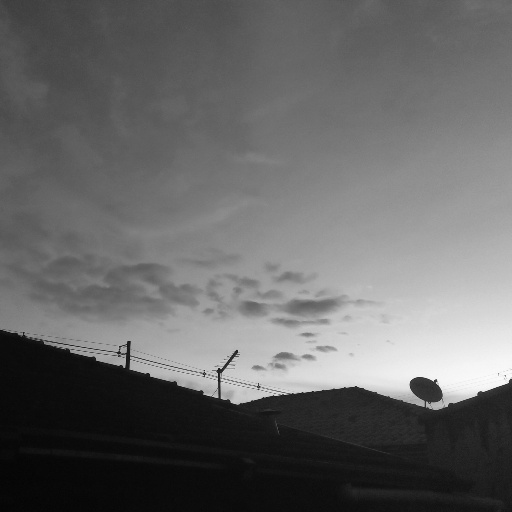
#> input picture ImagensPreProcessadas/1.jpg, 512 x 512 px; its folder holds only this picture in this run
$ python main.py   (older library calls are emulated)
#> lines starting #> are read from the running program, lines starting #| are printed output that depends on the picture
import os
import glob
import math
import cv2
import numpy as np
import matplotlib.pyplot as plt

# BANCO DE FILTROS (ORIENTACOES, CIRCULARES E BORDAS)
def obter_banco_filtros():
    """
    Constroi 8 filtros de textura:
        4 Gabors: 0 (Horizontal), 45, 90 (Vertical), 135 graus.
        2 Circulares: Laplacian of Gaussian (LoG) e Difference of Gaussians (DoG).
        Bordas: Sobel Dx e Sobel Dy.
    """
    filtros = []
    k_size = 21
    sigma, lambd, gamma, psi = 3.0, 7.0, 0.5, 0

    # Filtros de 1 a 4. Filtros de Gabor
    orientacoes = [("Gabor 0 Graus (H)", 0),
                   ("Gabor 45 Graus", np.pi / 4),
                   ("Gabor 90 Graus (V)", np.pi / 2),
                   ("Gabor 135 Graus", 3 * np.pi / 4)]

    for nome, theta in orientacoes:
        gabor = cv2.getGaborKernel((k_size, k_size), sigma, theta, lambd, gamma, psi, ktype=cv2.CV_32F)
        filtros.append((nome, gabor))

    # Filtro 5 Circular: Laplacian of Gaussian (LoG)
    x = np.linspace(-3, 3, k_size)
    y = np.linspace(-3, 3, k_size)
    xx, yy = np.meshgrid(x, y)
    r2 = xx**2 + yy**2
    log_k = (1 - r2 / 2) * np.exp(-r2 / 2)
    log_k = (log_k - log_k.mean()).astype(np.float32)
    filtros.append(("Circular LoG", log_k))

    # 6. Circular: Difference of Gaussians (DoG)
    g1 = cv2.getGaussianKernel(k_size, 1.0)
    g2 = cv2.getGaussianKernel(k_size, 3.0)
    dog_k = (np.outer(g1, g1) - np.outer(g2, g2)).astype(np.float32)
    dog_k = (dog_k - dog_k.mean()).astype(np.float32)
    filtros.append(("Circular DoG", dog_k))

    # Filtros 7 e 8. Bordas Direcionais (Sobel)
    sobel_x = np.array([[-1, 0, 1], [-2, 0, 2], [-1, 0, 1]], dtype=np.float32)
    sobel_y = np.array([[-1, -2, -1], [0, 0, 0], [1, 2, 1]], dtype=np.float32)
    filtros.append(("Sobel Dx", sobel_x))
    filtros.append(("Sobel Dy", sobel_y))

    return filtros

# EXTRACAO MULTIESCALA DE CARACTERISTICAS (24 DIMENSOES)
def extrair_caracteristicas_24d(img_cinza, banco_filtros, tamanho_janela=31):
    #Aplica 8 filtros em 3 escalas de imagem (Piramide Gaussiana: 512x512, 256x256, 128x128).
    h, w = img_cinza.shape

    # 3 Escalas via Piramide Gaussiana
    escala1 = img_cinza.astype(np.float32)
    escala2 = cv2.pyrDown(escala1)
    escala3 = cv2.pyrDown(escala2)
    escalas = [escala1, escala2, escala3]

    respostas = []

    for img_esc in escalas:
        for _, kernel in banco_filtros:
            # Filtragem
            filtrada = cv2.filter2D(img_esc, cv2.CV_32F, kernel)

            # Energia da textura
            energia = np.abs(filtrada)

            # Suavizacao por janela deslizante continua
            media_local = cv2.blur(energia, (tamanho_janela, tamanho_janela))

            # Redimensiona para alinhamento espacial de 512x512
            if media_local.shape != (h, w):
                media_local = cv2.resize(media_local, (w, h), interpolation=cv2.INTER_LINEAR)

            respostas.append(media_local)

    mapa_24d = np.stack(respostas, axis=-1)  # (512, 512, 24)
    vetor_global_24d = mapa_24d.mean(axis=(0, 1))  # (24,)

    return mapa_24d, vetor_global_24d

# NORMALIZACAO E AGRUPAMENTO (K-MEANS)
def normalizar_zscore(X):
    """ Padroniza os dados (Z-Score) sem bibliotecas externas: (X - u) / std """
    media = np.mean(X, axis=0, keepdims=True)
    desvio = np.std(X, axis=0, keepdims=True)
    desvio[desvio == 0] = 1.0
    return (X - media) / desvio

def agrupar_kmeans(dados_24d, n_grupos=4):
    """ Agrupa vetores 24D usando o cv2.kmeans nativo com distancia euclidiana """
    X_norm = normalizar_zscore(dados_24d).astype(np.float32)
    criterio = (cv2.TERM_CRITERIA_EPS + cv2.TERM_CRITERIA_MAX_ITER, 100, 0.2)

    _, rotulos, _ = cv2.kmeans(
        data=X_norm,
        K=n_grupos,
        bestLabels=None,
        criteria=criterio,
        attempts=10,
        flags=cv2.KMEANS_RANDOM_CENTERS
    )
    return rotulos.flatten()

# PLOTS VISUAIS E GERACAO DE RESULTADOS
def salvar_visualizacao_banco(banco_filtros, pasta_saida):
    """ Salva imagem do banco de filtros """
#> called with pasta_saida = 'Resultados/Filtros'
    plt.figure(figsize=(14, 6))
    for i, (nome, k) in enumerate(banco_filtros):
        plt.subplot(2, 4, i + 1)
        plt.imshow(k, cmap='jet')
        plt.title(nome, fontsize=10)
        plt.axis('off')
    plt.suptitle("Banco de Filtros de Textura (8 Kernels)", fontsize=14)
    plt.tight_layout()
    plt.savefig(os.path.join(pasta_saida, "banco_de_filtros.png"), dpi=150)
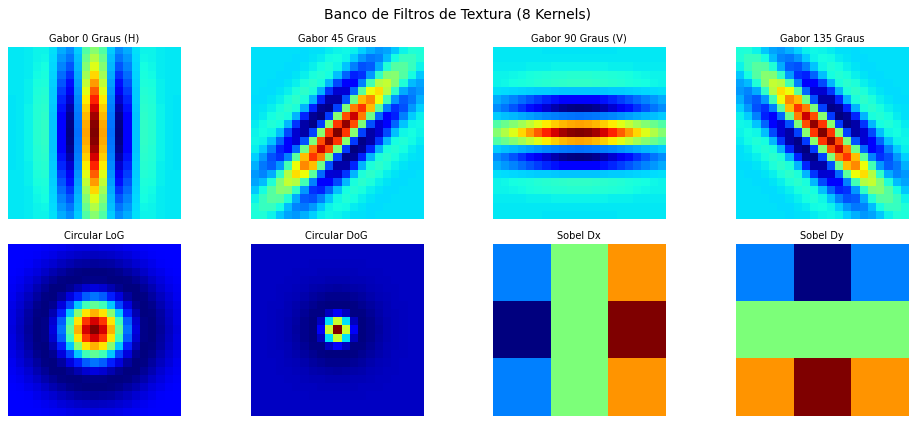
#> figure drawn by matplotlib, 8 panels
    plt.close()

def salvar_segmentacao_individual(img_cinza, mapa_24d, vetor_24d, nome_arquivo, pasta_saida, n_grupos=4):
    """ Gera o painel de 3 partes: Imagem, Segmentacao Colorida e Grafico do Vetor 24D """
    h, w, d = mapa_24d.shape
    X = mapa_24d.reshape(-1, d)

    # Agrupamento local das regioes
    rotulos = agrupar_kmeans(X, n_grupos=n_grupos)
    mascara = rotulos.reshape(h, w)

# Paleta de cores RGB para os 7 grupos da segmentacao local
    paleta = np.array([
        [255, 99, 71],    # Grupo 0: Vermelho
        [50, 205, 50],    # Grupo 1: Verde Lime
        [30, 144, 255],   # Grupo 2: Azul
        [255, 215, 0],    # Grupo 3: Amarelo
        [147, 112, 219],  # Grupo 4: Roxo
        [0, 206, 209],    # Grupo 5: Ciano
        [255, 140, 0]     # Grupo 6: Laranja
    ], dtype=np.uint8)

    seg_colorida = paleta[mascara % len(paleta)]

    # Plot
    plt.figure(figsize=(15, 5))

    plt.subplot(1, 3, 1)
    plt.imshow(img_cinza, cmap='gray')
    plt.title(f"Original: {nome_arquivo}", fontsize=10)
    plt.axis('off')

    plt.subplot(1, 3, 2)
    plt.imshow(seg_colorida)
    plt.title(f"Segmentacao por Textura ({n_grupos} Grupos)", fontsize=10)
    plt.axis('off')

    plt.subplot(1, 3, 3)
    plt.bar(range(1, 25), vetor_24d, color='teal')
    plt.xlabel("Dimensoes (1 a 24)")
    plt.ylabel("Resposta de Energia")
    plt.title("Assinatura de Textura 24D", fontsize=10)
    plt.grid(True, linestyle='--', alpha=0.5)

    plt.tight_layout()
    plt.savefig(os.path.join(pasta_saida, f"seg_{nome_arquivo}"), dpi=150)
    plt.close()

# [41 lines left out: function salvar_agrupamento_global, not called in this run]

# EXECUCAO PRINCIPAL (MAIN PIPELINE)
if __name__ == "__main__":
    N_GRUPOS = 7
    pasta_entrada = "ImagensPreProcessadas"
    pasta_saida = "Resultados"
    os.makedirs(pasta_entrada, exist_ok=True)
    os.makedirs(os.path.join(pasta_saida, "Filtros"), exist_ok=True)
    os.makedirs(os.path.join(pasta_saida, "Segmentacoes"), exist_ok=True)
    os.makedirs(os.path.join(pasta_saida, "AgrupamentoGlobal"), exist_ok=True)

    print("=== PIPELINE DE PROCESSAMENTO DE TEXTURA ===")

    # Banco de Filtros
    banco_filtros = obter_banco_filtros()
    salvar_visualizacao_banco(banco_filtros, os.path.join(pasta_saida, "Filtros"))
    print("[1/4] Banco de Filtros gerado.")

    # Leitura dos Arquivos (Busca extensoes comuns: .jpg, .jpeg, .png)
    extensoes = ['*.jpg', '*.jpeg', '*.png', '*.JPG', '*.PNG']
    arquivos = []
    for ext in extensoes:
        arquivos.extend(glob.glob(os.path.join(pasta_entrada, ext)))
    arquivos = sorted(list(set(arquivos)))

    print(f"[2/4] Encontradas {len(arquivos)} imagens em '{pasta_entrada}'.")

    if len(arquivos) == 0:
        print(f"ERRO: Nenhuma imagem encontrada em '{pasta_entrada}'. Verifique os arquivos e tente novamente.")
        exit()

    vetores_globais = []
    imagens_carregadas = []
    nomes_arquivos = []

    # Processamento Individual
    print("[3/4] Extraindo Vetores 24D e Segmentando...")
    for idx, caminho in enumerate(arquivos):
        nome_arq = os.path.basename(caminho)
        img = cv2.imread(caminho, cv2.IMREAD_GRAYSCALE)
#> img is the input picture: shape (512, 512); min 4, max 252, mean 102.1

        if img is None:
            print(f"      Aviso: Nao foi possivel ler {nome_arq}. Pulando...")
            continue

        if img.shape != (512, 512):
            img = cv2.resize(img, (512, 512))

        mapa_24d, vetor_24d = extrair_caracteristicas_24d(img, banco_filtros)
#> the loop in extrair_caracteristicas_24d, `for img_esc in escalas:` made 3 passes
#> after the loop in extrair_caracteristicas_24d, `for img_esc in escalas:`:
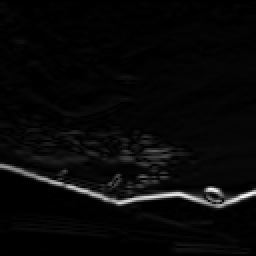
#> energia: shape (128, 128) float32 (shown 2 times larger); min 0, max 687.3, mean 23.9; drawn with min black and max white
#> after the loop in extrair_caracteristicas_24d, `for img_esc in escalas:`:
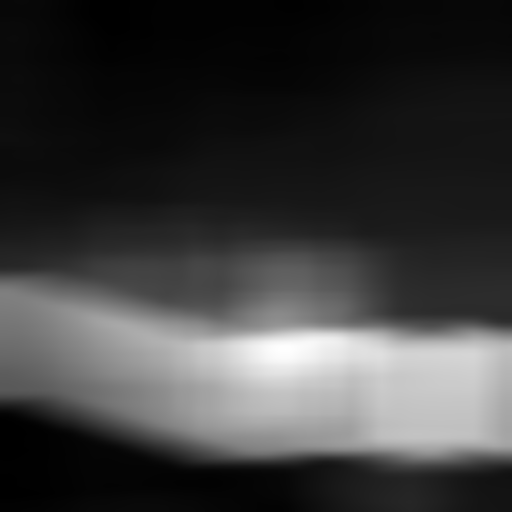
#> media_local: shape (512, 512) float32; min 4.01, max 89.11, mean 24; drawn with min black and max white
#> after the loop in extrair_caracteristicas_24d, `for img_esc in escalas:`: respostas = 24 items
#> in extrair_caracteristicas_24d, `vetor_global_24d = mapa_24d.mean(axis=(0, 1))`: vetor_global_24d = 24 values, max 372.8 at index 19, min 1.43 at index 5, mean 184.7
#> vetor_24d has the same summary as vetor_global_24d in extrair_caracteristicas_24d

        salvar_segmentacao_individual(
            img, mapa_24d, vetor_24d, nome_arq,
            os.path.join(pasta_saida, "Segmentacoes"), n_grupos=N_GRUPOS
        )
#> (the run stopped early here; a loop or call above may not have finished)
